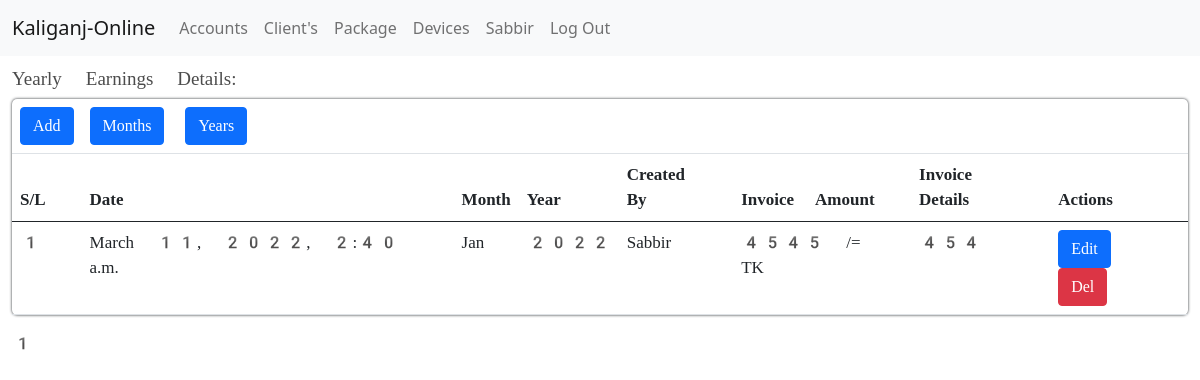
The page /account/yearly_earning/ (signed in) on the database its author committed.
### apps/core/models.py (models this page shows, shortened)
class Isp_info(models.Model):
    name = models.CharField(max_length=200)
    address = models.CharField(max_length=200)
    phone = models.CharField(max_length=200)
    email = models.EmailField(max_length=200)
    website = models.URLField(max_length=200)

### apps/users/models.py (models this page shows, shortened)
class User(AbstractBaseUser):
    genders = (
        ('Male', 'Male'),
        ('Female', 'Female'),
        ('Others', 'Others'),
    )
    first_name = models.CharField(max_length=245)
    last_name = models.CharField(max_length=245)
    gender = models.CharField(max_length=245, choices=genders)
    email = models.EmailField(max_length=245, unique=True)
    phone = models.CharField(max_length=13, unique=True)
    nid = models.CharField(max_length=13, unique=True)
    timestamp = models.DateTimeField(auto_now_add=True)
    is_active = models.BooleanField(default=True)
    client = models.BooleanField(default=True)
    reseller = models.BooleanField(default=False)
    owner = models.BooleanField(default=False)
    worker = models.BooleanField(default=False)
    staff = models.BooleanField(default=False)
    admin = models.BooleanField(default=False)
    USERNAME_FIELD = 'email'
    REQUIRED_FIELDS = []
    object = UserManager()

class Staffs(models.Model):
    choice_status = (('Active', 'Active'), ('Inactive', 'Inactive'))
    stafftype = (('Owner', 'Owner'),
                 ('Accountant', 'Accountant'),
                 ('Server Team', 'Server Team'),
                 ('Fiber Team', 'Fiber Team'),
                 ('Support Team', 'Support Team'),
                 ('Sales Team', 'Sales Team'))
    user = models.OneToOneField(User, on_delete=models.CASCADE)
    staffs_Id = models.ForeignKey(
        Staff_Id, on_delete=models.CASCADE, null=True, blank=True)
    address = models.CharField(max_length=245)
    salary = models.FloatField(default=0)
    stafftype = models.CharField(max_length=245, choices=stafftype)
    status = models.CharField(max_length=245, choices=choice_status)

### apps/account/models.py (models this page shows, shortened)
class Yearly_Earn(models.Model):
    Staffs_details = models.ForeignKey(Staffs, on_delete=models.CASCADE)
    date = models.DateTimeField(auto_now_add=True)
    month = models.ForeignKey(Month, on_delete=models.CASCADE)
    year = models.ForeignKey(Year, on_delete=models.CASCADE)
    invoice_amount = models.IntegerField()
    invoice_details = models.CharField(max_length=500)

class Month(models.Model):
    month_name = models.CharField(max_length=20)
    active = models.BooleanField(default=False)
    def __str__(self):
        return self.month_name

class Year(models.Model):
    year_name = models.CharField(max_length=20)
    active = models.BooleanField(default=False)
    def __str__(self):
        return self.year_name

### apps/clients/decorators.py (the view, shortened to what this page needs)
    def wrapper_func(request, *args, **kwargs):
        if request.user.admin == True:
            return view_func(request, *args, **kwargs)

### apps/account/views.py (called while the page is built)
@login_required(login_url='client-login')
@admin_roles
def yearlyEarningShowing(request):
    isp_info = Isp_info.objects.filter(id=1).first()
    earning = Yearly_Earn.objects.all().order_by('-id')
    p = Paginator(earning, 50)
    n = request.GET.get('p')
    earnings = p.get_page(n)
    context = {'isp_info': isp_info, 'earnings': earnings}
    return render(request, 'core/earnings/yearlyearning.html', context)

### apps/account/templates/core/earnings/yearlyearning.html (shortened to what this page needs)
{% extends 'core/account/account_dashboard.html' %}
{% block content %}
<section>
    <div class="container-fluid">
        <div class="base-title">
            <h3>Yearly Earnings Details:</h3>
        </div>
        <div class="fiber-details-wrappers">
            <table class="table  table-hover">
                <thead>
                    <tr>
                        <td scope="col"><a class="btn btn-primary" href="{% url 'yearly-earning-add' %}">Add</a></td>
                        <td colspan="7"><a class="btn btn-primary" href="{% url 'month-list' %}">Months</a>
                            <a class="btn btn-primary" href="{% url 'year-list' %}">Years</a></td>
                    </tr>
                    <tr>
                        <th scope="col">S/L</th>
                        <th scope="col">Date</th>
                        <th scope="col">Month</th>
                        <th scope="col">Year</th>
                        <th scope="col">Created By</th>
                        <th scope="col">Invoice Amount</th>
                        <th scope="col">Invoice Details</th>
                        <th scope="col">Actions</th>
                    </tr>
                </thead>
                <tbody>
                    {% for i in earnings %}
                    <tr>
                        <th scope="row">{{forloop.counter}}</th>
                        <td>{{i.date}}</td>
                        <td>{{i.month}}</td>
                        <td>{{i.year}}</td>
                        <td>{{i.Staffs_details.user.first_name}}</td>
                        <td>{{i.invoice_amount}} /= TK</td>
                        <td>{{i.invoice_details}}</td>
                        <td>
                            <a class="btn btn-primary ml-1" href="{% url 'yearly-earning-edit' i.id %}">Edit</a>
                            {% if request.user.admin %}
                            <a class="btn btn-danger ml-1" href="{% url 'yearly-earning-del' i.id %}">Del</a>
                            {% endif %}
                        </td>
                    </tr>
                    {% endfor %}
                </tbody>
            </table>
            {{earnings.number}}
        </div>
    </div>
</section>
{% endblock %}

### apps/core/templates/core/base.html (shortened to what this page needs)
{% load static %}
<!DOCTYPE html>
<html lang="en">
<head>
  <link href="https://cdn.jsdelivr.net/npm/bootstrap@5.0.2/dist/css/bootstrap.min.css" rel="stylesheet">
  <link rel="stylesheet" href="{% static 'core/main.css' %}">
</head>
<body>
  <nav class="navbar navbar-expand-lg navbar-light bg-light">
    <div class="container-fluid">
      <a class="navbar-brand" href="{% url 'inside' %}">{{isp_info.name}}</a>
      <div class="collapse navbar-collapse" id="navbarNav">
        <ul class="navbar-nav">
          {% if request.user.owner %}
          <li class="nav-item">
            <a class="nav-link" href="{% url 'account-dashboard' %}">Accounts</a>
          </li>
          {% endif %}
          {% block navbar %}
          <li class="nav-item">
            <a class="nav-link" href="{% url 'client-show' %}">Client's</a>
          </li>
          <li class="nav-item">
            <a class="nav-link" href="{% url 'package-show' %}">Package</a>
          </li>
          <li class="nav-item">
            <a class="nav-link" href="{% url 'devicesInfo' %}">Devices</a>
          </li>
          {% endblock navbar %}
          <li class="nav-item">
            <a class="nav-link" href="{% url 'user_dashboard' %}">{{request.user.first_name}}</a>
          </li>
          <li class="nav-item">
            <a class="nav-link" href="{% url 'client_logout' %}">Log Out</a>
          </li>
        </ul>
      </div>
    </div>
  </nav>
  {% block content %}{% endblock content %}
</body>
</html>

### static/core/main.css (style rules this page uses)
.base-title h3 { font-size: 19px; margin-top: 1%; font-weight: 500; font-family: emoji; color: #000000b3; }
.fiber-details-wrappers { font-family: emoji; font-size: 17px; }
table { box-shadow: 0px 0px 3px 0px; border-radius: 5px; padding: 1%; }

### rows shown on the page
Isp_info: name "Kaliganj-Online"
User: user.first_name "Sabbir"
Yearly_Earn: date "March 11, 2022, 2:40 a.m.", month "Jan", year "2022", Staffs_details.user.first_name "Sabbir", invoice_amount "4545", invoice_details "454"

### other values the page prints
{{ earnings.number }} "1"
